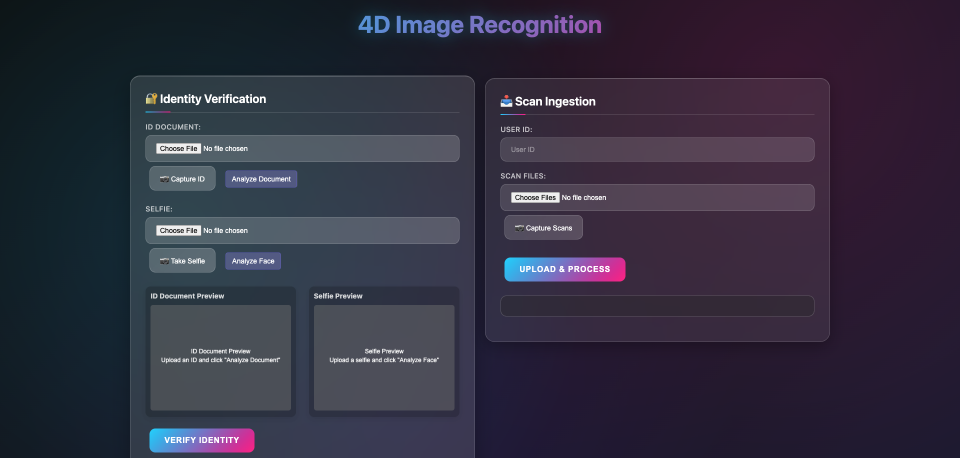
#> input picture mesh_visualization_test_visual_test_user.png, 1920 x 916 px (shown at 1/2 size)
$ python watermark_robustness.py --image ../mesh_visualization_test_visual_test_user.png --output out.png
#> lines starting #> are read from the running program, lines starting #| are printed output that depends on the picture
#> in _load_image, img is the input picture: PIL image 1920x916 RGB; mean R, G, B 50.3, 47.1, 64.1
### modules/watermarking.py
"""Watermarking module (initial implementation).

Implements a lightweight transform-domain (DCT-based) invisible watermark
embedding and extraction plus basic imperceptibility metrics (PSNR / SSIM).

This is an MVP to satisfy dissertation architectural claims; robustness
against geometric attacks and advanced masking are future enhancements.

Usage example
-------------
Embed and extract a short bitstring using OpenCV DCT:

    import numpy as np
    import cv2
    from modules.watermarking import embed_with_metrics, extract_watermark

    # Create a dummy RGB image (uint8)
    img = (np.random.rand(256, 256, 3) * 255).astype(np.uint8)
    bits = "1011001110001111"

    # Embed watermark and compute metrics
    result = embed_with_metrics(img, bits, strength=0.05)
    print("PSNR:", result.psnr, "SSIM:", result.ssim)

    # Extract back
    recovered = extract_watermark(result.watermarked, bit_length=len(bits))
    print("Recovered bits:", recovered)

Note: This module requires OpenCV (`cv2`) for DCT operations.
"""
from __future__ import annotations

import math
from dataclasses import dataclass
from typing import Iterable, List

import numpy as np

try:  # Optional dependency for higher fidelity SSIM
    from skimage.metrics import structural_similarity as skimage_ssim  # type: ignore
except Exception:  # pragma: no cover
    skimage_ssim = None

try:
    import cv2  # type: ignore
except Exception:  # pragma: no cover
    cv2 = None


@dataclass
class WatermarkResult:
    watermarked: np.ndarray
    bitstring: str
    psnr: float
    ssim: float | None


def _to_float(img: np.ndarray) -> np.ndarray:
    if img.dtype == np.float32 or img.dtype == np.float64:
        return img.astype(np.float32)
    return img.astype(np.float32) / 255.0


def _to_uint8(img: np.ndarray) -> np.ndarray:
    img = np.clip(img * 255.0, 0, 255).astype(np.uint8)
    return img


def psnr(a: np.ndarray, b: np.ndarray) -> float:
    a_f, b_f = _to_float(a), _to_float(b)
    mse = float(np.mean((a_f - b_f) ** 2)) + 1e-12
    return 10.0 * math.log10(1.0 / mse)


def ssim(a: np.ndarray, b: np.ndarray) -> float | None:
    if skimage_ssim is None:
        return None
    # Convert to grayscale if needed
    if a.ndim == 3:
        a_g = np.mean(a, axis=2)
        b_g = np.mean(b, axis=2)
    else:
        a_g, b_g = a, b
    return float(skimage_ssim(a_g, b_g, data_range=255 if a_g.dtype==np.uint8 else 1.0))


def _ensure_dct_available():  # pragma: no cover - simple guard
    if cv2 is None:
        raise RuntimeError("OpenCV (cv2) required for DCT watermarking but not installed.")


def _chunk_bits(bits: str, size: int) -> List[str]:
    return [bits[i:i+size] for i in range(0, len(bits), size)]


def embed_watermark(image: np.ndarray, bitstring: str, strength: float = 0.05) -> np.ndarray:
    """Embed bitstring into the image using block-wise DCT coefficient modulation.

    Strategy:
      - Convert image to Y channel (if color) for luminance embedding (simple approach).
      - Partition into 8x8 blocks; for each block, adjust a mid-frequency coefficient
        (+strength for '1', -strength for '0').
      - If bitstring shorter than blocks available, remaining blocks untouched.

    Args:
        image: Input uint8 ndarray (H,W[,3])
        bitstring: Bits to embed ('0'/'1').
        strength: Coefficient perturbation magnitude (normalized domain 0..1).
    """
#> called with strength = 0.08
    if not set(bitstring).issubset({'0', '1'}):
        raise ValueError("bitstring must contain only '0' and '1'")
    _ensure_dct_available()
    orig = image.copy()
    work = image.copy()
    if work.ndim == 3:
        # Simple Y channel (BT.601 luma approximation)
        y = 0.299 * work[..., 0] + 0.587 * work[..., 1] + 0.114 * work[..., 2]
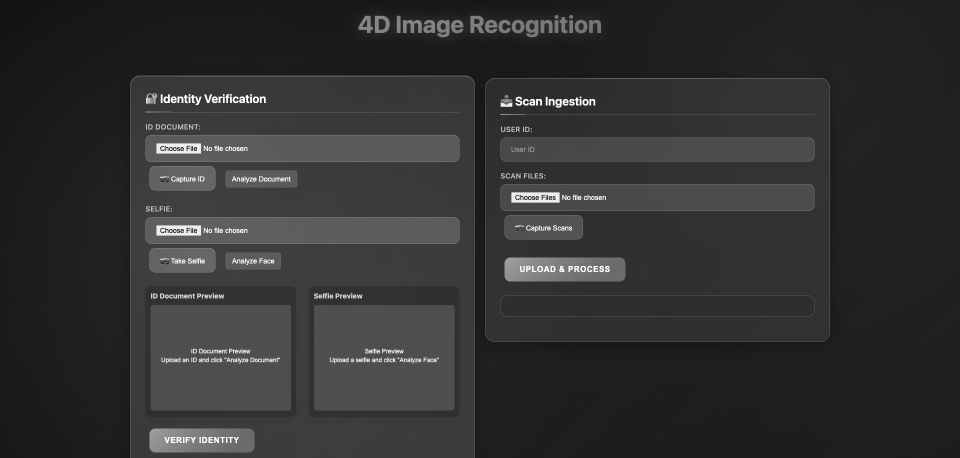
#> y: shape (916, 1920) float64 (shown at 1/2 size); min 0, max 255, mean 50
    else:
        y = work.astype(np.float32)
    y = y.astype(np.float32)
    h, w = y.shape
#> h = 916; w = 1920
    block_size = 8
    bits_iter: Iterable[str] = iter(bitstring)
    embedded = 0
    for by in range(0, h - block_size + 1, block_size):
        for bx in range(0, w - block_size + 1, block_size):
            try:
                bit = next(bits_iter)
            except StopIteration:
                break
            block = y[by:by+block_size, bx:bx+block_size]
            dct = cv2.dct(block)
            # Choose a mid-frequency coefficient (2,3)
            coeff_y, coeff_x = 2, 3
            # Deterministic coercion: set coefficient to fixed magnitude whose sign encodes the bit.
            # We scale the requested strength (which is given in 0..1 nominal range) to a DCT-domain
            # magnitude suitable for 8-bit pixel blocks. Empirically a factor of 50 offers a good
            # trade-off between robustness and imperceptibility for this MVP.
            base_mag = strength * 50.0
            dct[coeff_y, coeff_x] = base_mag if bit == '1' else -base_mag
            y[by:by+block_size, bx:bx+block_size] = cv2.idct(dct)
            embedded += 1
        else:
            continue
        break
#> y: shape (916, 1920) float32; min 0, max 255, mean 50
#> after the loop, embedded = 64
    # Reconstruct RGB if needed
    if work.ndim == 3:
        # naive: scale ratio on original luminance (preserve chroma roughly)
        orig_y = 0.299 * work[..., 0] + 0.587 * work[..., 1] + 0.114 * work[..., 2] + 1e-6
        ratio = (y / orig_y).clip(0, 4)
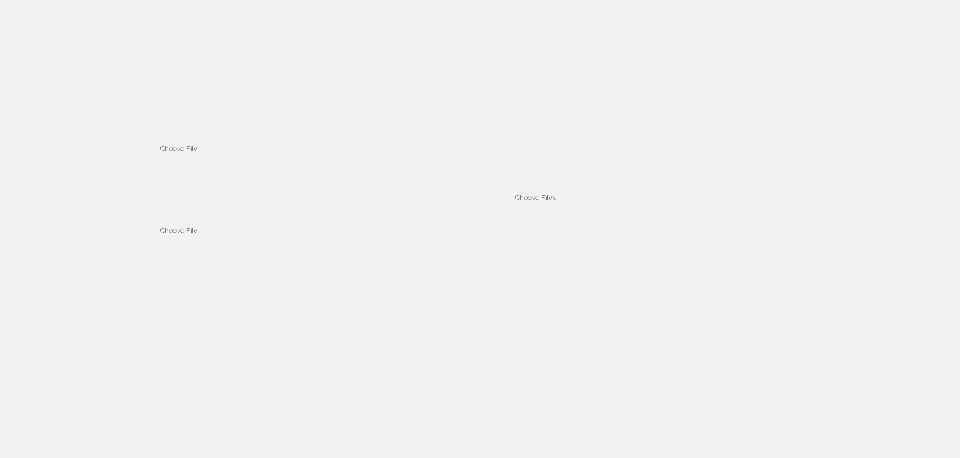
#> ratio: shape (916, 1920) float64 (shown at 1/2 size); min 0, max 1.05, mean 1; drawn with min black and max white
        work = (work.astype(np.float32) * ratio[..., None]).clip(0, 255).astype(np.uint8)
    else:
        work = y.clip(0, 255).astype(np.uint8)
    return work


def extract_watermark(watermarked: np.ndarray, bit_length: int) -> str:
    """Extract bit_length bits using inverse of the modulation heuristic.

    For each 8x8 block, read sign of the same mid-frequency coefficient.
    """
    _ensure_dct_available()
    if watermarked.ndim == 3:
        y = 0.299 * watermarked[..., 0] + 0.587 * watermarked[..., 1] + 0.114 * watermarked[..., 2]
    else:
        y = watermarked.astype(np.float32)
    y = y.astype(np.float32)
    h, w = y.shape
    block_size = 8
    bits: List[str] = []
    for by in range(0, h - block_size + 1, block_size):
        for bx in range(0, w - block_size + 1, block_size):
            if len(bits) >= bit_length:
                break
            block = y[by:by+block_size, bx:bx+block_size]
            dct = cv2.dct(block)
            coeff_y, coeff_x = 2, 3
            bits.append('1' if dct[coeff_y, coeff_x] >= 0 else '0')
        if len(bits) >= bit_length:
            break
    return ''.join(bits)


def embed_with_metrics(image: np.ndarray, bitstring: str, strength: float = 0.05) -> WatermarkResult:
    watermarked = embed_watermark(image, bitstring, strength=strength)
    return WatermarkResult(
        watermarked=watermarked,
        bitstring=bitstring,
        psnr=psnr(image, watermarked),
        ssim=ssim(image, watermarked),
    )
#> in psnr, `mse = float(np.mean((a_f - b_f) ** 2)) + 1e-12`: mse = 1.25e-05


__all__ = [
    "WatermarkResult",
    "embed_watermark",
    "extract_watermark",
    "embed_with_metrics",
    "psnr",
    "ssim",
]


# [14 lines that do not run on import are left out]

### scripts/watermark_robustness.py
"""Watermark robustness evaluation harness.

Generates a report (JSON) with Bit Error Rate (BER) for a provided image & bitstring
under several perturbations:
  - Gaussian noise (sigma variants)
  - JPEG-like compression (simulated via Pillow quality saves)
  - Resize (downscale/upsample)
  - Rotation (small angles)

Usage (CLI):
  python -m scripts.watermark_robustness --image path/to/img.png --bits 101010... --output report.json

If bits not supplied, a random bitstring is generated.

Outputs JSON structure:
{
  "bit_length": 64,
  "psnr": <float>,
  "scenarios": [
     {"name": "gaussian_sigma_5", "ber": 0.03125},
     ...
  ]
}

This is an MVP harness; future work: parallelization, geometric attack suite,
error-correcting code evaluation, SSIM metrics per perturbation.
"""
from __future__ import annotations

import argparse
import json
import os
from dataclasses import dataclass
from typing import List
import numpy as np

try:
    from PIL import Image, ImageFilter
except Exception as e:  # pragma: no cover
    raise RuntimeError("Pillow required for watermark robustness harness") from e

from modules.watermarking import embed_with_metrics, extract_watermark


def _load_image(path: str) -> np.ndarray:
    img = Image.open(path).convert("RGB")
    return np.asarray(img, dtype=np.uint8)


def _save_temp(arr: np.ndarray, fmt: str = "PNG") -> bytes:
    img = Image.fromarray(arr.astype(np.uint8), "RGB")
    import io
    buf = io.BytesIO()
    img.save(buf, format=fmt)
    return buf.getvalue()


def _jpeg_roundtrip(arr: np.ndarray, quality: int) -> np.ndarray:
    img = Image.fromarray(arr, "RGB")
    import io
    buf = io.BytesIO()
    img.save(buf, format="JPEG", quality=quality)
    buf.seek(0)
    return np.asarray(Image.open(buf).convert("RGB"))


def _resize(arr: np.ndarray, factor: float) -> np.ndarray:
    h, w = arr.shape[:2]
    nh, nw = max(8, int(h * factor)), max(8, int(w * factor))
    img = Image.fromarray(arr, "RGB").resize((nw, nh), Image.BICUBIC).resize((w, h), Image.BICUBIC)
    return np.asarray(img)


def _rotate(arr: np.ndarray, angle: float) -> np.ndarray:
    img = Image.fromarray(arr, "RGB").rotate(angle, resample=Image.BICUBIC, expand=False)
    return np.asarray(img)


def bit_error_rate(original: str, extracted: str) -> float:
    mismatches = sum(a != b for a, b in zip(original, extracted))
    return mismatches / len(original)


def evaluate(image: np.ndarray, bits: str, strength: float = 0.08):
    result = embed_with_metrics(image, bits, strength=strength)
    base_psnr = result.psnr
#> base_psnr = 49.03
    scenarios = []
    def add_scenario(name: str, arr: np.ndarray):
        extracted = extract_watermark(arr, len(bits))
        ber = bit_error_rate(bits, extracted)
        scenarios.append({"name": name, "ber": ber})

    # Perturbations
    rng = np.random.default_rng(123)
    # Gaussian noise
    for sigma in (2, 5, 8):
        noise = rng.normal(0, sigma, size=image.shape).astype(np.float32)
        noisy = np.clip(result.watermarked.astype(np.float32) + noise, 0, 255).astype(np.uint8)
        add_scenario(f"gaussian_sigma_{sigma}", noisy)
#> this loop made 3 passes
#> ber in add_scenario on passes 1 to 3: 0, 0.109, 0.188
    # JPEG qualities
    for q in (90, 70, 50):
        jpeg = _jpeg_roundtrip(result.watermarked, quality=q)
        add_scenario(f"jpeg_q_{q}", jpeg)
    # Resize factors
    for f in (0.75, 0.5):
        resized = _resize(result.watermarked, factor=f)
        add_scenario(f"resize_{f}", resized)
#> this loop made 2 passes
    # Rotations
    for angle in (-5, 5):
        rot = _rotate(result.watermarked, angle)
        add_scenario(f"rotate_{angle}", rot)
#> this loop made 2 passes
#> ber in add_scenario on passes 1 to 2: 0.516, 0.438
#> pass 1, in _rotate, `img = Image.fromarray(arr, "RGB").rotate(angle, resample=Image.BICUBIC..`:
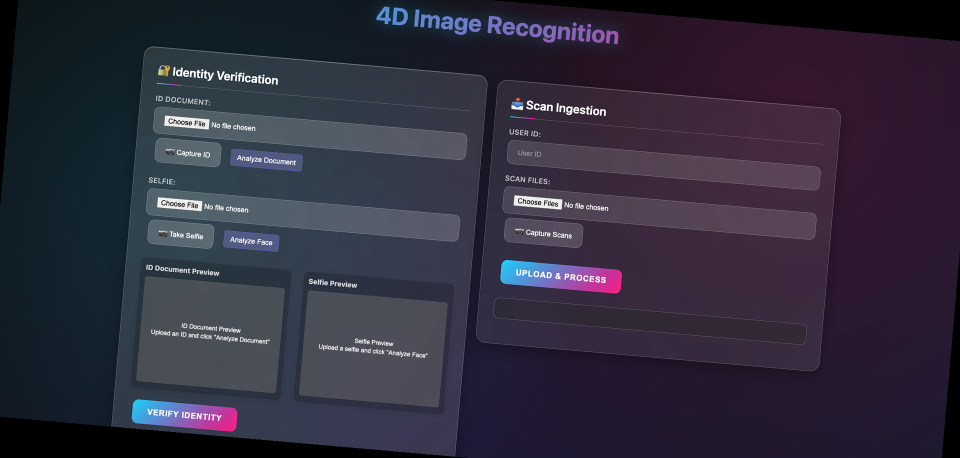
#> img: PIL image 1920x916 RGB (shown at 1/2 size); mean R, G, B 47.9, 44.6, 60.9
#> pass 1, in extract_watermark (call 9), `y = 0.299 * watermarked[..., 0] + 0.587 * watermarked[..., 1] + 0.114 ..`:
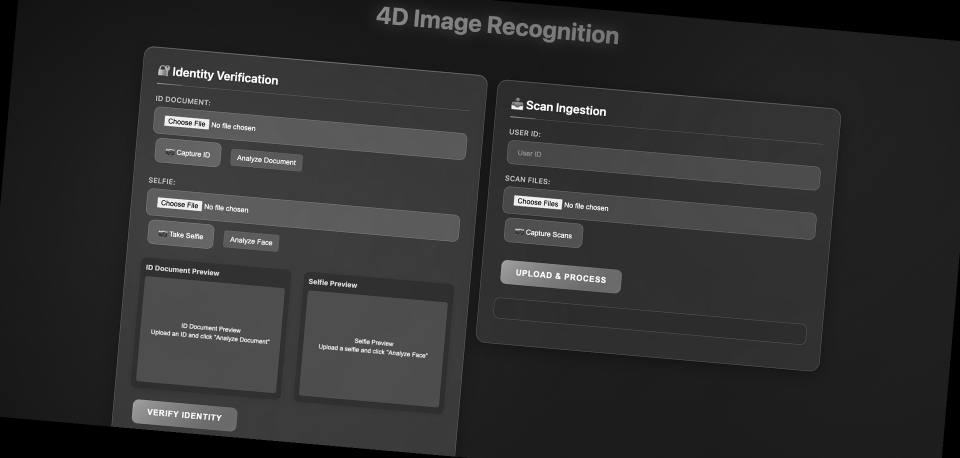
#> y: shape (916, 1920) float64 (shown at 1/2 size); min 0, max 255, mean 47.5
#> pass 2, in _rotate (call 2), `img = Image.fromarray(arr, "RGB").rotate(angle, resample=Image.BICUBIC..`:
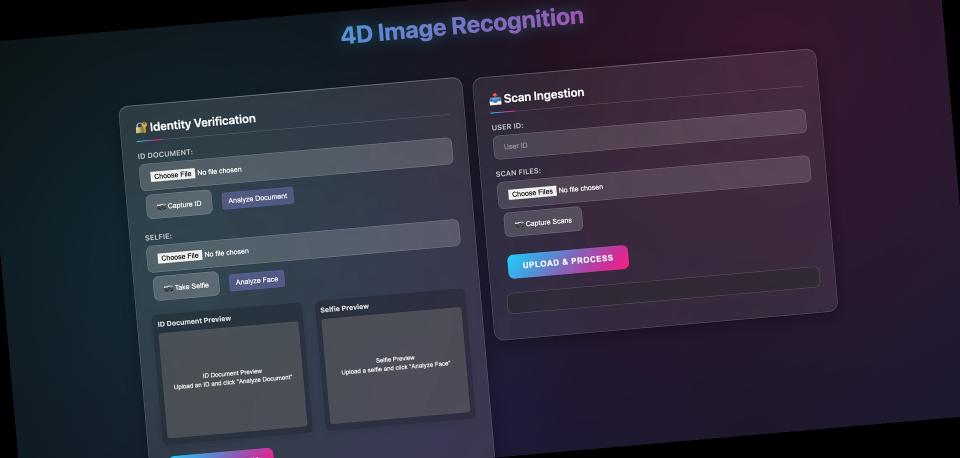
#> img: PIL image 1920x916 RGB (shown at 1/2 size); mean R, G, B 46.8, 44, 59.9

    return {
        "bit_length": len(bits),
        "psnr": base_psnr,
        "scenarios": scenarios,
    }


def main():  # pragma: no cover (CLI entry)
    parser = argparse.ArgumentParser(description="Watermark robustness evaluation")
    parser.add_argument("--image", required=True, help="Path to image")
    parser.add_argument("--bits", required=False, help="Bitstring to embed (if omitted random is generated)")
    parser.add_argument("--length", type=int, default=64, help="Length of random bitstring if bits omitted")
    parser.add_argument("--strength", type=float, default=0.08, help="Embedding strength parameter")
    parser.add_argument("--output", required=True, help="Output JSON report path")
    args = parser.parse_args()

    img = _load_image(args.image)
    bits = args.bits
    if not bits:
        rng = np.random.default_rng(42)
        bits = ''.join(rng.choice(['0', '1'], size=args.length))

    report = evaluate(img, bits, strength=args.strength)
#> report = 3 items
    with open(args.output, 'w') as f:
        json.dump(report, f, indent=2)
    print(f"Wrote report to {args.output}")


if __name__ == "__main__":  # pragma: no cover
    main()
